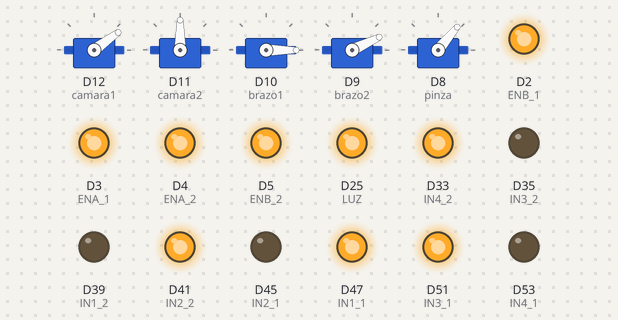
Bench run of a sketch on a simulated Arduino Due. On the bench: 5 × servo, output pins drawn as LEDs (lit = HIGH).

Above: at 0.15 s.
At 5.25 s:
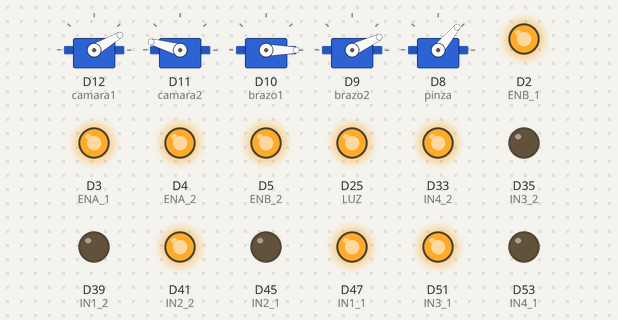
At 10.35 s:
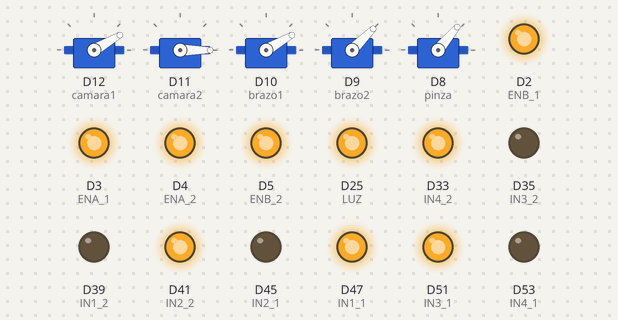
At 20.91 s:
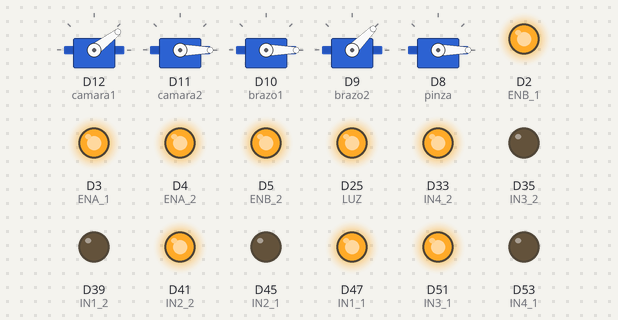
At 30.25 s:
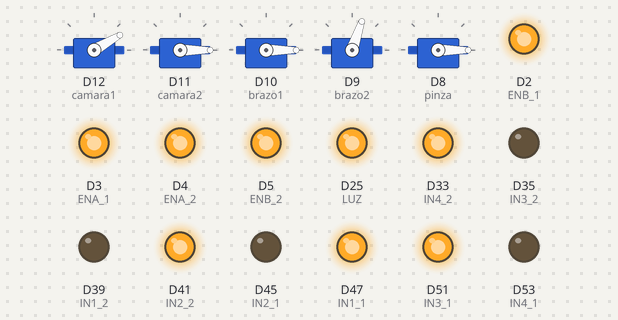
At 39.85 s:
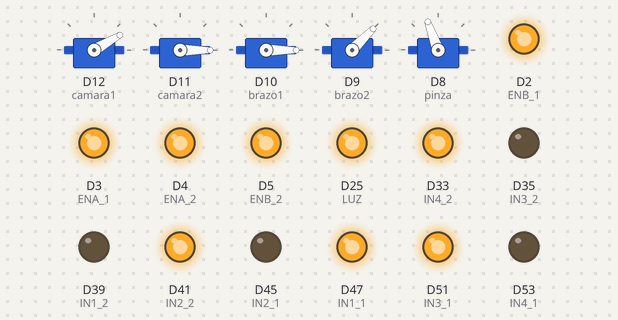
Timing chart, 0 to 40.0 s (numbered marks = the images above):
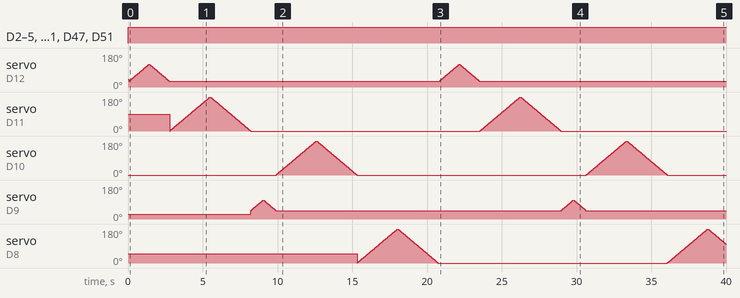

The sketch:

BORRAR.ino
```cpp
#include <Servo.h>
int ENB_1 = 2;
int ENA_1 = 3;

int ENA_2 = 4;
int ENB_2 = 5;

int IN1_1 = 47;
int IN2_1 = 45;
int IN3_1 = 51;
int IN4_1 = 53;

int IN1_2 = 39;
int IN2_2 = 41;
int IN3_2 = 35;
int IN4_2 = 33;

int LUZ = 25;
Servo  camara1;
Servo  camara2;
Servo  brazo1;
Servo  brazo2;
Servo  pinza;
int cont1=40;
int cont2=90;
int cont3=0;
int cont4=25;
int cont5=50;
int val=0;

void setup(){
  Serial.begin(9600);
  pinMode(ENA_1, OUTPUT);
  pinMode(ENB_1, OUTPUT);
  pinMode(ENA_2, OUTPUT);
  pinMode(ENB_2, OUTPUT);
  pinMode(IN1_1, OUTPUT);
  pinMode(IN2_1, OUTPUT);
  pinMode(IN3_1, OUTPUT);
  pinMode(IN4_1, OUTPUT);
  pinMode(IN1_2, OUTPUT);
  pinMode(IN2_2, OUTPUT);
  pinMode(IN3_2, OUTPUT);
  pinMode(IN4_2, OUTPUT);
  pinMode(LUZ, OUTPUT);
  camara1.attach(12);
  camara2.attach(11);
  brazo1.attach(10);
  brazo2.attach(9);
  pinza.attach(8);
  camara1.write(cont1);
  camara2.write(cont2);
  brazo1.write(cont3);
  brazo2.write(cont4);
  pinza.write(cont5);
  digitalWrite(LUZ, 0);
}

void loop(){
    estado_luz();
    adelante();
    //atras();
    //izquierda();
    //derecha();
    camara_vertical();
    camara_horizontal();
    brazo_vertical();
    brazo_rotacional();
    brazo_pinza();}
/*--------------------------------------*/
void estado_luz(){
    digitalWrite(LUZ, 1);}
/*--------------------------------------*/
void adelante(){
    analogWriteResolution(12);
    analogWrite(ENA_1, 4095);
    analogWrite(ENB_1, 4095);
    analogWrite(ENA_2, 4095);
    analogWrite(ENB_2, 4095);
    digitalWrite(IN1_1, 1);
    digitalWrite(IN2_1, 0);
    digitalWrite(IN3_1, 1);
    digitalWrite(IN4_1, 0);

    digitalWrite(IN1_2, 0);
    digitalWrite(IN2_2, 1);
    digitalWrite(IN3_2, 0);
    digitalWrite(IN4_2, 1);
    delay(50);
    /*analogWrite(ENA_1, 0);
    analogWrite(ENB_1, 0);
    analogWrite(ENA_2, 0);
    analogWrite(ENB_2, 0);*/}
/*--------------------------------------*/
void atras(){
  const char AT='5';
  if(val == AT){
    analogWriteResolution(12);
    analogWrite(ENA_1, 4095);
    analogWrite(ENB_1, 4095);
    analogWrite(ENA_2, 4095);
    analogWrite(ENB_2, 4095);
    digitalWrite(IN1_1, 0);
    digitalWrite(IN2_1, 1);
    digitalWrite(IN3_1, 0);
    digitalWrite(IN4_1, 1);

    digitalWrite(IN1_2, 1);
    digitalWrite(IN2_2, 0);
    digitalWrite(IN3_2, 1);
    digitalWrite(IN4_2, 0);
    delay(50);
    analogWrite(ENA_1, 0);
    analogWrite(ENB_1, 0);
    analogWrite(ENA_2, 0);
    analogWrite(ENB_2, 0);}}
/*--------------------------------------*/
void izquierda(){
  const char IZ='4';
  if(val == IZ){
    analogWriteResolution(12);
    analogWrite(ENA_1, 4095);
    analogWrite(ENB_1, 4095);
    analogWrite(ENA_2, 4095);
    analogWrite(ENB_2, 4095);
    digitalWrite(IN1_1, 1);
    digitalWrite(IN2_1, 0);
    digitalWrite(IN3_1, 1);
    digitalWrite(IN4_1, 0);

    digitalWrite(IN1_2, 1);
    digitalWrite(IN2_2, 1);
    digitalWrite(IN3_2, 1);
    digitalWrite(IN4_2, 1);
    delay(300);
    analogWrite(ENA_1, 0);
    analogWrite(ENB_1, 0);
    analogWrite(ENA_2, 0);
    analogWrite(ENB_2, 0);}}
/*--------------------------------------*/
void derecha(){
  const char DE='6';
  if(val == DE){
    analogWriteResolution(12);
    analogWrite(ENA_1, 4000);
    analogWrite(ENB_1, 4000);
    analogWrite(ENA_2, 4000);
    analogWrite(ENB_2, 4000);
    digitalWrite(IN1_1, 1);
    digitalWrite(IN2_1, 1);
    digitalWrite(IN3_1, 1);
    digitalWrite(IN4_1, 1);

    digitalWrite(IN1_2, 0);
    digitalWrite(IN2_2, 1);
    digitalWrite(IN3_2, 0);
    digitalWrite(IN4_2, 1);
    delay(300);
    analogWrite(ENA_1, 0);
    analogWrite(ENB_1, 0);
    analogWrite(ENA_2, 0);
    analogWrite(ENB_2, 0);}}
/*--------------------------------------*/
void camara_vertical(){
  for(cont1 = 30; cont1 <= 120; cont1 += 1){
    camara1.write(cont1);
    delay(15);}

  for(cont1 = 120; cont1 >= 30; cont1 -= 1){
    camara1.write(cont1);
    delay(15);}}
/*--------------------------------------*/
void camara_horizontal(){
  for(cont2 = 0; cont2 <= 180; cont2 += 1){
    camara2.write(cont2);
    delay(15);}

  for(cont2 = 180; cont2 >= 0; cont2 -= 1){
    camara2.write(cont2);
    delay(15);}}
/*--------------------------------------*/
void brazo_rotacional(){
  for(cont3 = 0; cont3 <= 180; cont3 += 1){
    brazo1.write(cont3);
    delay(15);}

  for(cont3 = 180; cont3 >= 0; cont3 -= 1){
    brazo1.write(cont3);
    delay(15);}}
/*--------------------------------------*/
void brazo_vertical(){
  for(cont4 = 45; cont4 <= 100; cont4 += 1){
    brazo2.write(cont4);
    delay(15);}

  for(cont4 = 100; cont4 >= 45; cont4 -= 1){
    brazo2.write(cont4);
    delay(15);}}
/*--------------------------------------*/
void brazo_pinza(){
  for(cont5 = 0; cont5 <= 180; cont5 += 1){
    pinza.write(cont5);
    delay(15);}

  for(cont5 = 180; cont5 >= 0; cont5 -= 1){
    pinza.write(cont5);
    delay(15);}}
/*--------------------------------------*/
```

Measured:
- by itself, D2 (ENB_1), D3 (ENA_1), D4 (ENA_2), D5 (ENB_2), D33 (IN4_2), D41 (IN2_2), D47 (IN1_1), D51 (IN3_1): LOW → HIGH at 0.00 s
